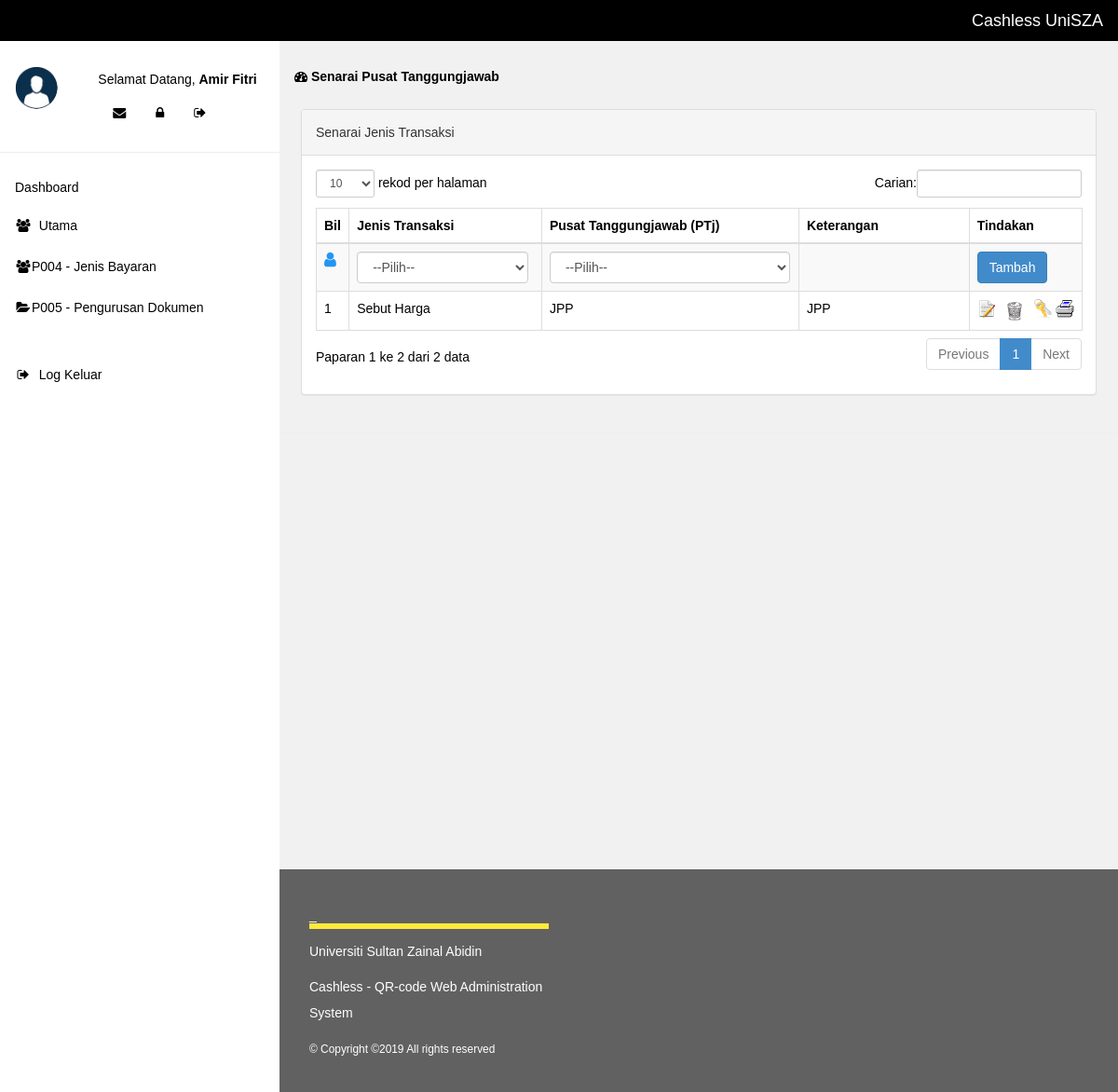
Before: /senarai_ptj.php (signed in) with the older database file.
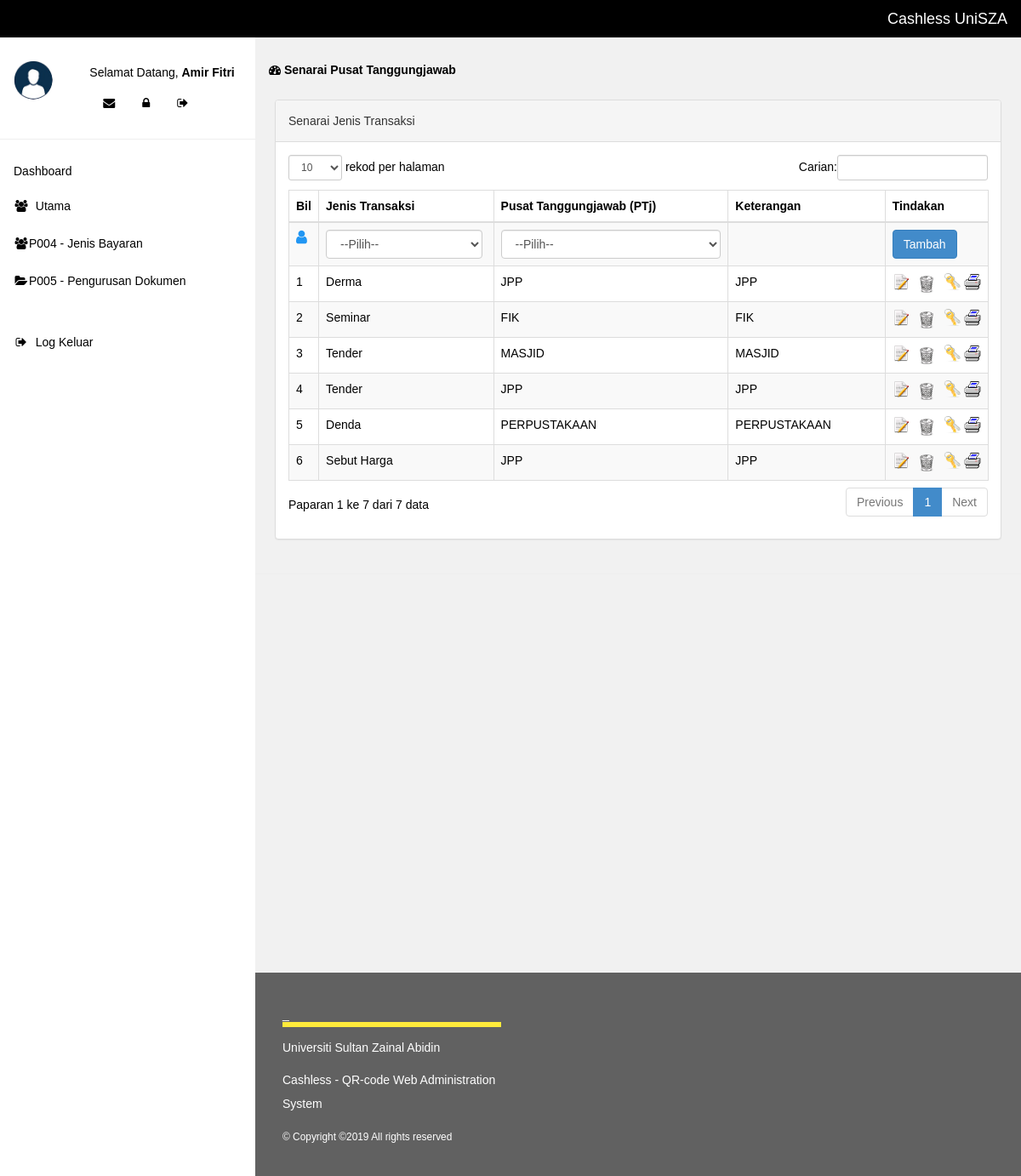
After: the same page with the newer database file.
### tables this page shows
CREATE TABLE kod_jenistransaksi (
  id_jenistransaksi VARCHAR(16) NOT NULL,
  jenistransaksi VARCHAR(100) NOT NULL,
  jabatan VARCHAR(40) NOT NULL,
  created_date TIMESTAMP NULL DEFAULT CURRENT_TIMESTAMP,
  PRIMARY KEY (id_jenistransaksi)
  );

### web/ui/table.php (the view, shortened to what this page needs)
<div class="col-md-12">
                    <div class="panel panel-default">
                        <div class="panel-heading">
                             Senarai Jenis Transaksi
                        </div>
                        <div class="panel-body">
                            <div class="table-responsive">
                                <table class="table table-striped table-bordered table-hover" id="dataTables-example">
                                    <thead>
                                        <tr>
                                            <th style="width:20px;">Bil</th>
                                            <th style="width:200px;">Jenis Transaksi</th>
                                            <th style="width:200px;">Pusat Tanggungjawab (PTj)</th>
                                            <th style="width:300px;">Keterangan</th>
                                            <th style="width:10px;">Tindakan</th>
                                        </tr>
                                    </thead>
                                    <tbody>
									<tr class='gradeA'>
									<form method="post" action="../web/controller/jenis_transaksi_add_exec.php">
									<td><i class="fa fa-user w3-text-blue w3-large"></i></td>
									<td><div class="form-group" align="left">
											<select required class="form-control" name="jenistransaksi" value="">
												<option value="">--Pilih--</option>
											</select>
											</div></td>
									<td>
									<div class="form-group" align="left">
											<select required class="form-control" name="jabatan" value="">
												<option value="">--Pilih--</option>
											</select>
											</div>
											</td>
									<td></td>
									<td><a><button type="submit" class="btn btn-primary">Tambah</button></a></td>
									</form>
									</tr>
<?php
 $data = mysql_query("SELECT * FROM kod_jenistransaksi"); ?>
										<?php
										$i=1;
										while($info = mysql_fetch_array( $data )) {
											echo "<tr class='gradeA'>";
											echo "<td>".$i." </td>";
                                            echo "<td>".$info['jenistransaksi'] . " </td>";
                                            echo "<td>".$info['jabatan'] . " </td>";
?>
<td><?=$info['jabatan']?></td>
<td>
<table border="0"><tr>
<td>
<input type="image" src="../web/imgs/edit2.png" height="20" title="Kemaskini" data-toggle="modal" data-target="#myModal<?echo $info['id_jenistransaksi'];?>">
</td><td>
<a href="../web/controller/jenis_transaksi_delete_exec.php?id_jenistransaksi=<?echo $info['id_jenistransaksi']; ?>"><button type="button" style="padding:1px 10px; border: none;background: none;" onclick="return confirm('Anda pasti untuk padam data ini?');"><img src="imgs/del.png" height="20" border="0" title="Hapus Data"></button></a>
</td><td>
<form action="senarai_sa.php" method="POST"><input type="hidden" name="id_jenistransaksi" value="<?=$info['id_jenistransaksi']?>"><input type="hidden" name="jabatan" value="<?=$info['jabatan']?>">
<input type="image" src="../web/imgs/keys.png" alt="Submit" height="20" title="Senarai Sub-Admin">
</form>
</td><td width="10px">&nbsp;</td><td>
<form action="../extension/html2pdf/cetakP003.php" method="GET" target="_blank">
<input type="image" src="../web/imgs/print.gif" alt="Submit" height="20" title="Cetak">
</form>
</td>
</tr></table>
</td>
										 <?
											echo "</tr>";
										$i++;
										}
										?>
                                    </tbody>
                                </table>
                            </div>
                        </div>
                    </div>
                </div>

Changed rows visible on the page:
added kod_jenistransaksi: jenistransaksi "Derma", jabatan "JPP"
added kod_jenistransaksi: jenistransaksi "Seminar", jabatan "FIK"
added kod_jenistransaksi: jenistransaksi "Tender", jabatan "MASJID"
added kod_jenistransaksi: jenistransaksi "Tender", jabatan "JPP"
added kod_jenistransaksi: jenistransaksi "Denda", jabatan "PERPUSTAKAAN"
Other visible differences:
text written by a page script: "rekod per halaman Carian: Paparan 1 ke 2 dari 2 data Previous 1 Next" → "rekod per halaman Carian: Paparan 1 ke 7 dari 7 data Previous 1 Next"
